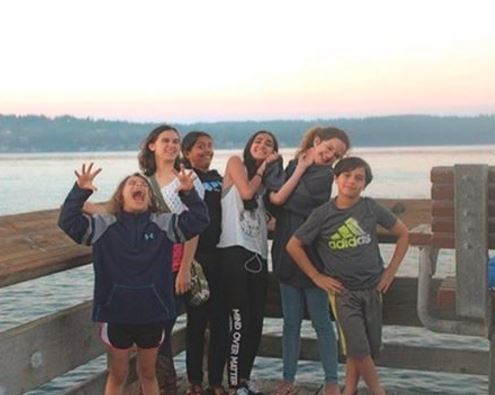
#> input picture campbellriver.JPG, 495 x 395 px, found by its file name
$ python obamacon.py
#> lines starting #> are read from the running program, lines starting #| are printed output that depends on the picture
from PIL import Image
im = Image.open("campbellriver.jpg")
#> im is the input picture: PIL image 495x395 RGB; mean R, G, B 151.2, 146.9, 144.2
im.rotate(45).show()
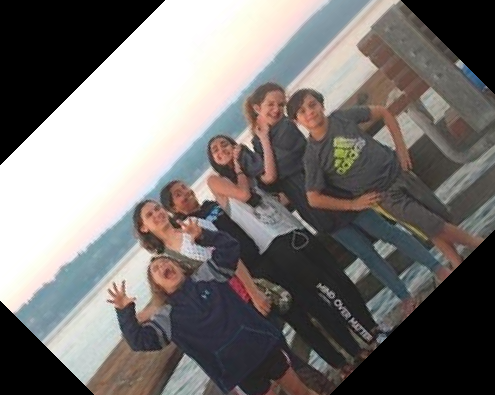
#> shown: PIL image 495x395 RGB; mean R, G, B 118.3, 114.5, 112.6
new_image = Image.new(im.mode, im.size)
#> new_image: PIL image 495x395 RGB; every value is 0
new_image.save("output.jpg", "jpeg")

$ run again, with maui.JPG copied over campbellriver.JPG
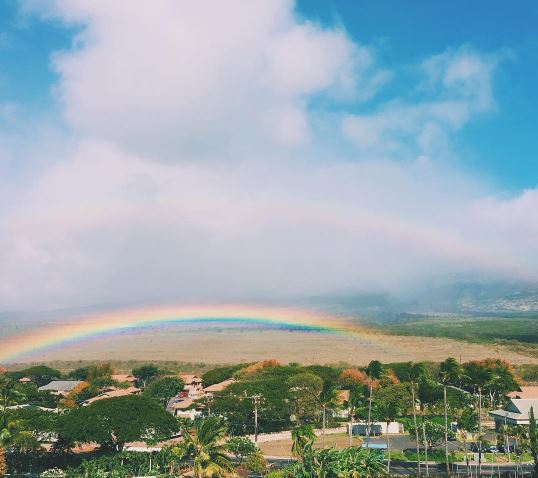
#> input picture maui.JPG, 538 x 478 px, found by its file name
#> im is the input picture: PIL image 538x478 RGB; mean R, G, B 150.7, 166.3, 170.9
#> `im.rotate(45).show()`:
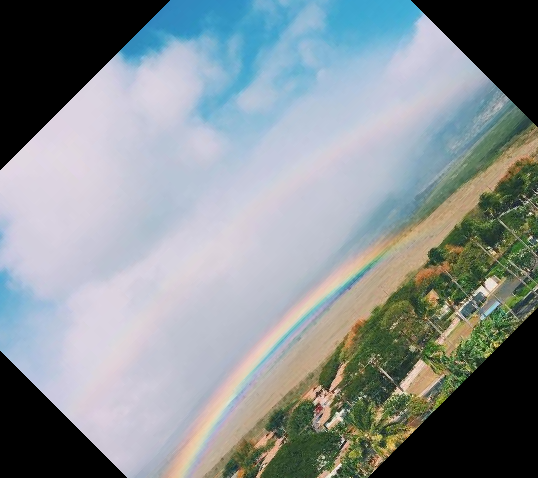
#> shown: PIL image 538x478 RGB; mean R, G, B 134.7, 143, 145.9
#> new_image: PIL image 538x478 RGB; every value is 0
